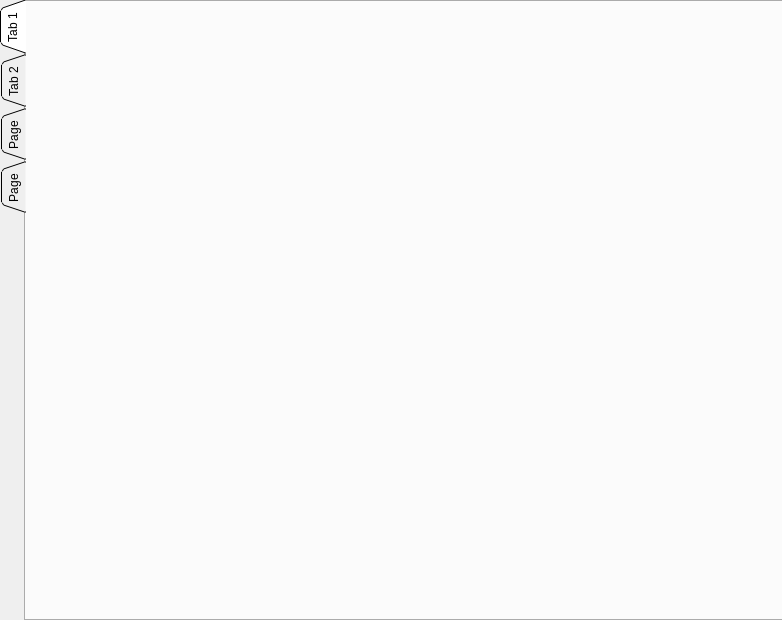
<?xml version="1.0" encoding="UTF-8"?>
<ui version="4.0">
 <class>Form</class>
 <widget class="QWidget" name="Form">
  <property name="geometry">
   <rect>
    <x>0</x>
    <y>0</y>
    <width>782</width>
    <height>620</height>
   </rect>
  </property>
  <property name="windowTitle">
   <string>Form</string>
  </property>
  <widget class="QTabWidget" name="tabWidget">
   <property name="geometry">
    <rect>
     <x>0</x>
     <y>0</y>
     <width>791</width>
     <height>621</height>
    </rect>
   </property>
   <property name="tabPosition">
    <enum>QTabWidget::West</enum>
   </property>
   <property name="tabShape">
    <enum>QTabWidget::Triangular</enum>
   </property>
   <property name="currentIndex">
    <number>0</number>
   </property>
   <property name="iconSize">
    <size>
     <width>20</width>
     <height>20</height>
    </size>
   </property>
   <property name="elideMode">
    <enum>Qt::ElideNone</enum>
   </property>
   <property name="usesScrollButtons">
    <bool>false</bool>
   </property>
   <property name="documentMode">
    <bool>false</bool>
   </property>
   <property name="tabsClosable">
    <bool>false</bool>
   </property>
   <property name="movable">
    <bool>false</bool>
   </property>
   <widget class="QWidget" name="tab">
    <attribute name="title">
     <string>Tab 1</string>
    </attribute>
   </widget>
   <widget class="QWidget" name="tab_2">
    <attribute name="title">
     <string>Tab 2</string>
    </attribute>
   </widget>
   <widget class="QWidget" name="tab_4">
    <attribute name="title">
     <string>Page</string>
    </attribute>
   </widget>
   <widget class="QWidget" name="tab_3">
    <attribute name="title">
     <string>Page</string>
    </attribute>
   </widget>
  </widget>
 </widget>
 <resources/>
 <connections/>
</ui>
